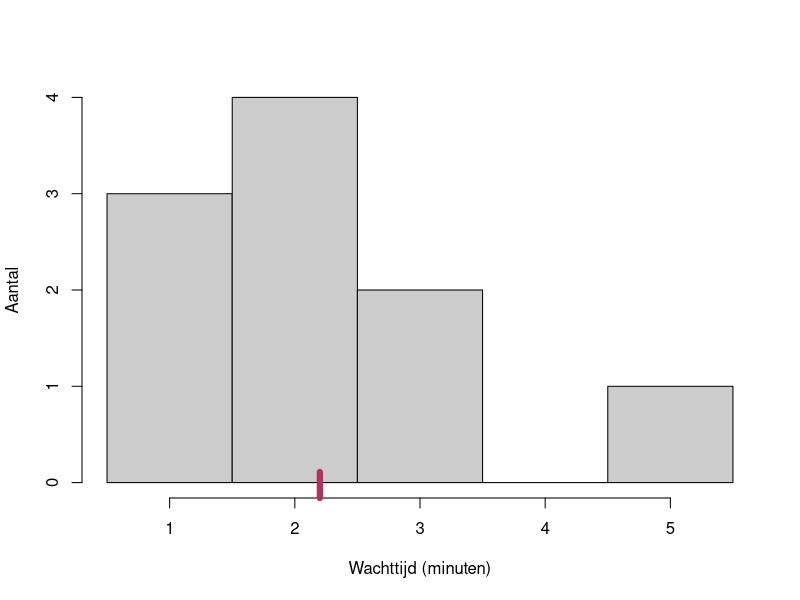
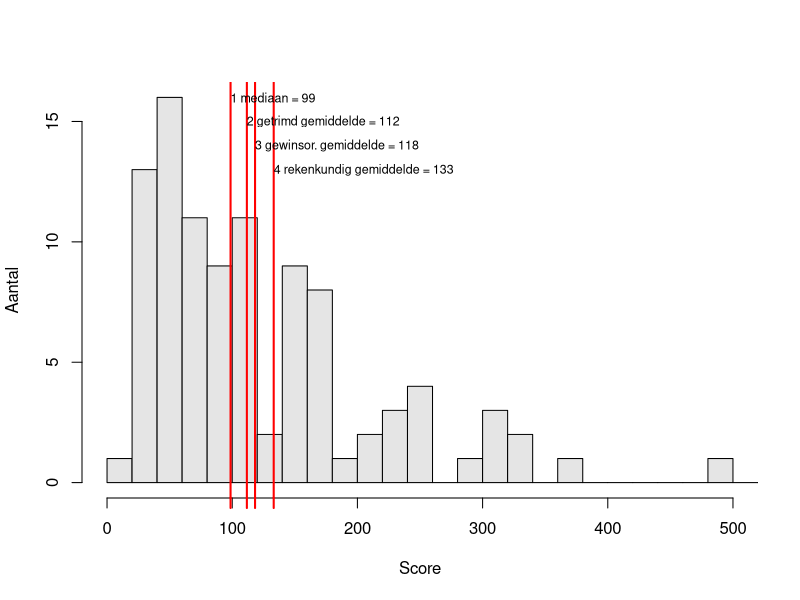
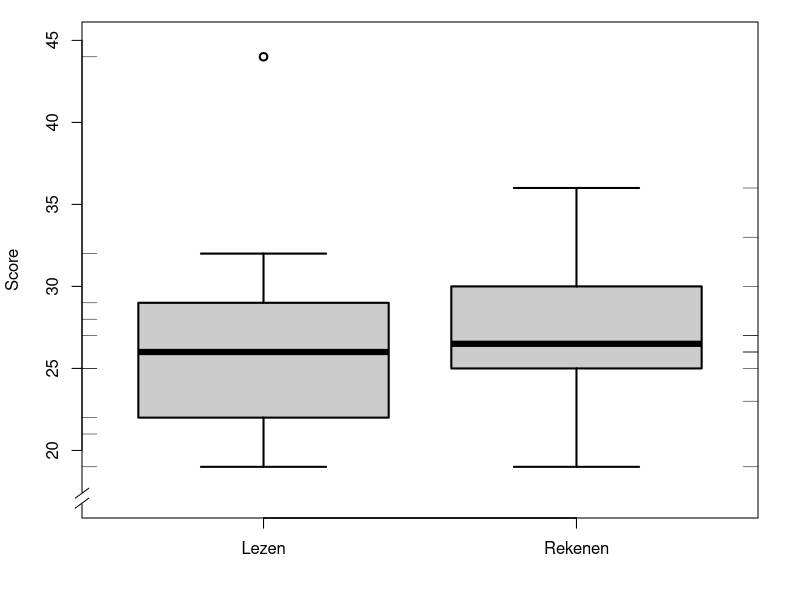
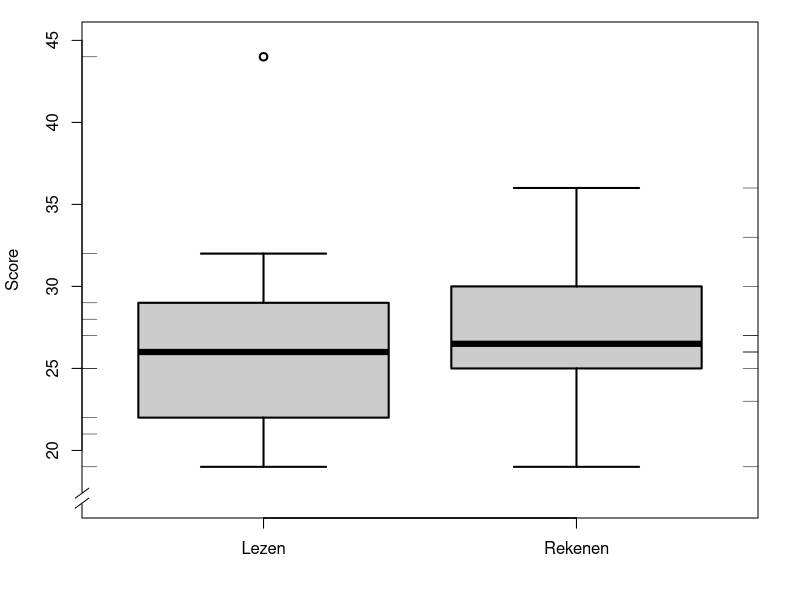

R code for these plots, in order:
## ---- chunk 1
# voorbeeld wachttijden, ter illustratie van gemiddelde
# HQ 20160228 en 20160302
x <- c( 1, 2, 5, 2, 2, 2, 3, 1, 1, 3 ) # zie voorbeeld 9.1
hist(x, breaks=seq(min(x),max(x)+1,1)-0.5, col="grey80", 
     main="", xlab="Wachttijd (minuten)", ylab="Aantal" )
# axis(side=1, at=mean(x), labels=expression(symbol("\220")), 
#      cex=5, lwd.ticks=3, tcl=1, col="maroon")
axis(side=1, at=mean(x), labels="", lwd.ticks=6, tcl=1.3, col="maroon")
## ---- chunk 2
# centrummaten.R
set.seed(2015) # datum eerste versie
xx <- rlnorm(100, meanlog=3,sdlog=0.8)*5; 
# hist(xx) # xx is indeed lognormally distributed
# require(scales) # for alpha
# require(psych) # for winsor.mean
nbreaks <- 20 # number of bins in histogram
xupper <- 500
maxfreq <- max( hist(xx, breaks=nbreaks*1.5, plot=F)$counts )
hist(xx, col="grey90", xlab="Score", ylab="Aantal", main="", 
     breaks=nbreaks*1.5, xlim=c(0,xupper) )
# rug(xx,side=1,col=scales::alpha("black",.5), quiet=TRUE) # causes error
# 4 rekenkundig gemiddelde
abline(v=mean(xx),lwd=2,col="red")
axis(side=1,at=mean(xx),labels=F, col="red", lwd=2, line=0, cex=0.75, las=2, padj=1)
text( x=mean(xx), y=maxfreq-3, 
      paste("4 rekenkundig gemiddelde =",round(mean(xx))), cex=0.75, adj=0 )
# 3 winsorized mean
abline(v=psych::winsor.mean(xx, trim=.10),lwd=2,col="red")
axis(side=1,at=psych::winsor.mean(xx,trim=.10),labels=F, col="red", lwd=2, 
     line=0, cex=0.75, las=2, padj=0.5)
text( x=psych::winsor.mean(xx,trim=.10), y=maxfreq-2, 
      paste("3 gewinsor. gemiddelde =",round(psych::winsor.mean(xx,trim=.10))), cex=0.75, adj=0 )
# 2 trimmed mean
abline(v=mean(xx,trim=.10),lwd=2,col="red")
axis(side=1,at=mean(xx,trim=.10),labels=F, col="red", lwd=2, line=0, cex=0.75, las=2, padj=0.5)
text( x=mean(xx,trim=.10), y=maxfreq-1, 
      paste("2 getrimd gemiddelde =",round(mean(xx,trim=.10))), cex=0.75, adj=0 )
# 1 mediaan
abline(v=median(xx),lwd=2,col="red")
axis(side=1,at=median(xx),labels=F, col="red", lwd=2, line=0, cex=0.75, las=2, padj=0)
text( x=median(xx), y=maxfreq, 
      paste("1 mediaan =",round(median(xx))), cex=0.75, adj=0)
## ---- chunk 3
require(foreign)
cito <- read.spss("data/cito.sav")
# cito.R
op <- par(mar=c(4,4,1,2)+0.1) # smaller margins
with(cito, 
  boxplot(Lezen, Rekenen, col="grey80", lwd=2, lty=1, ylab="Score", ylim=c(17,45) )
)
axis(side=1, at=c(1,2), labels=c("Lezen","Rekenen") )
# require(plotrix)
plotrix::axis.break(axis=2)
rug(cito$Lezen, side=2)
rug(cito$Rekenen, side=4)
# saved as cito_boxplot.pdf
## ---- chunk 4
require(foreign) # for foreign::read.spss
cito <- read.spss("data/cito.sav")
fivenum(cito$Lezen) # minimum, Q1, mediaan, Q3, maximum
quantile(cito$Lezen, c( 1/4, 3/4 ) ) # Q1 en Q3, anders berekend
op <- par(mar=c(4,4,1,2)+0.1) # smaller margins
with(cito, 
  boxplot(Lezen, Rekenen, col="grey80", lwd=2, lty=1, ylab="Score", ylim=c(17,45) )
)
axis(side=1, at=c(1,2), labels=c("Lezen","Rekenen") )
plotrix::axis.break(axis=2) # break in linker Y-as
rug(cito$Lezen, side=2) # markeringen linker Y-as
rug(cito$Rekenen, side=4) # markeringen rechter Y-as
## ---- chunk 5
mean(cito$Lezen) # gemiddelde
psych::winsor.mean(cito$Lezen, trim=.1) # gewinsoriseerde gemiddelde, uit psych package
mean(cito$Lezen, trim=.1) # getrimde gemiddelde
median(cito$Lezen)   # mediaan
## ---- chunk 6
var(cito$Lezen)  # variantie
sd(cito$Lezen)   # standaarddeviatie, sd(x) = sqrt(var(x))
mad(cito$Lezen)  # MAD
## ---- chunk 7
zLezen <- (cito$Lezen-mean(cito$Lezen)) / sd(cito$Lezen) # z-scores
head(zLezen) # eerste paar observaties van variabele zLezen
